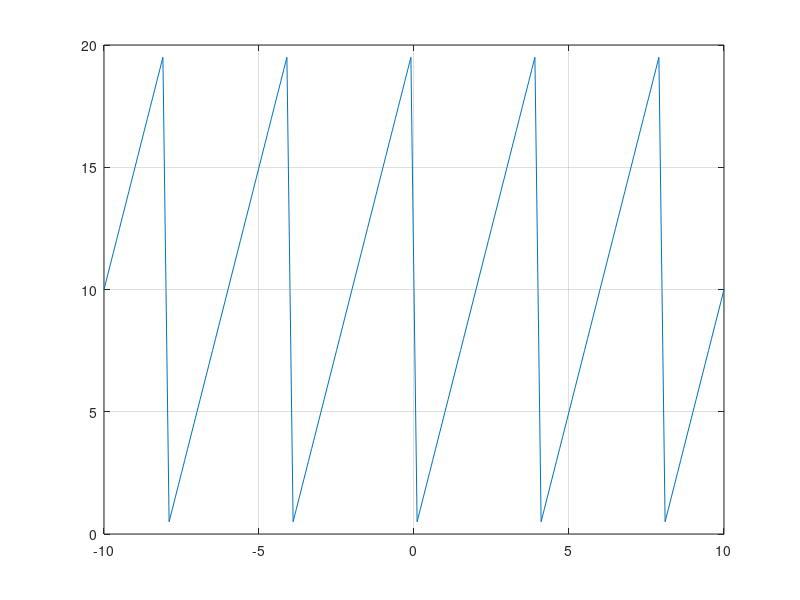

Recreate this plot in MATLAB.
clear
clc

  w= pi/2;
  t = -10:0.1:10;
  n = 20000;
  suma = 10;
  nvec = [-n:-1:-1,1:n];
for k = -n:n %%n could be any number, bigger n - better approximation
    if (k ~= 0)
        x = sqrt(-1) * w * k;
        A = 100;
        %cn = (-2/x^2 + (1/x^2)*(exp(2*x) + exp(-2*x)));%5.7
        %cn = 20/(x^2 * 8) * (exp(-3*x) - exp(-x) - exp(x) + exp(3*x) + x*exp(-5*x) - x*exp(3*x));%5.10
        %cn = 1/( j * 2 * 2) * (-exp(pi * (x-2))/(x-2) + exp(pi * (x + 2))/(x+2) + 1/(x-2) - 1/(x+2));
        %only works with 50V DC offset %
        %cn = (A/(12 * x^2)) * (-2 * x + 2 * x * exp(2*x) + exp(2*x) + 2 * x * exp(4 * x) - exp(4 * x));%5.11
        cn = 5/4 * (-4*exp(-4 * x)/x - exp(-4*x)/x^2 + 1/x^2);

        %cn = (A/(3 * x^2)) * (x * exp(-x) + exp(-x) - exp(x) + exp(x) * x); %5.13
        suma = suma + (cn .* exp(x * t));
    end
end
plot(t,suma)
grid
